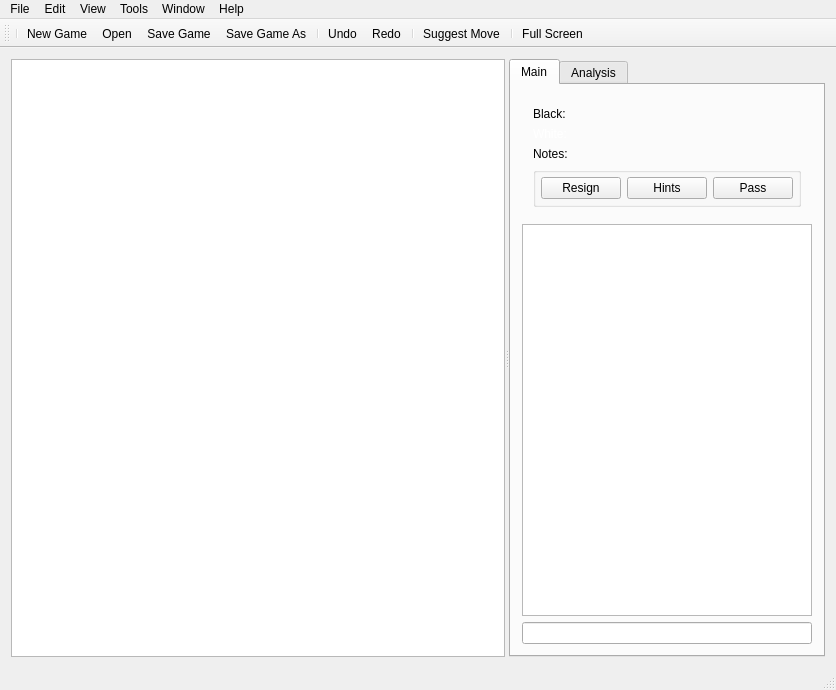
<?xml version="1.0" encoding="UTF-8"?>
<ui version="4.0">
 <class>MainWindow</class>
 <widget class="QMainWindow" name="MainWindow">
  <property name="geometry">
   <rect>
    <x>0</x>
    <y>0</y>
    <width>836</width>
    <height>690</height>
   </rect>
  </property>
  <property name="windowTitle">
   <string>GoGoGo</string>
  </property>
  <property name="windowIcon">
   <iconset resource="resources.qrc">
    <normaloff>:/home/g/prog/GoGoGo/images/Logo_32x32.png</normaloff>:/home/g/prog/GoGoGo/images/Logo_32x32.png</iconset>
  </property>
  <widget class="QWidget" name="centralWidget">
   <layout class="QHBoxLayout" name="horizontalLayout">
    <item>
     <widget class="QSplitter" name="splitter">
      <property name="enabled">
       <bool>true</bool>
      </property>
      <property name="sizePolicy">
       <sizepolicy hsizetype="Preferred" vsizetype="Preferred">
        <horstretch>0</horstretch>
        <verstretch>0</verstretch>
       </sizepolicy>
      </property>
      <property name="orientation">
       <enum>Qt::Horizontal</enum>
      </property>
      <widget class="GoBoard" name="gameBoard">
       <property name="sizePolicy">
        <sizepolicy hsizetype="Expanding" vsizetype="Expanding">
         <horstretch>2</horstretch>
         <verstretch>0</verstretch>
        </sizepolicy>
       </property>
       <property name="contextMenuPolicy">
        <enum>Qt::CustomContextMenu</enum>
       </property>
       <property name="verticalScrollBarPolicy">
        <enum>Qt::ScrollBarAlwaysOff</enum>
       </property>
       <property name="horizontalScrollBarPolicy">
        <enum>Qt::ScrollBarAlwaysOff</enum>
       </property>
       <property name="sizeAdjustPolicy">
        <enum>QAbstractScrollArea::AdjustToContents</enum>
       </property>
       <property name="renderHints">
        <set>QPainter::Antialiasing|QPainter::TextAntialiasing</set>
       </property>
       <property name="cacheMode">
        <set>QGraphicsView::CacheBackground</set>
       </property>
      </widget>
      <widget class="QTabWidget" name="tabWidget">
       <property name="currentIndex">
        <number>0</number>
       </property>
       <widget class="QWidget" name="tab_main">
        <attribute name="title">
         <string>Main</string>
        </attribute>
        <layout class="QVBoxLayout" name="verticalLayout_2">
         <item>
          <widget class="QWidget" name="widget" native="true">
           <property name="autoFillBackground">
            <bool>false</bool>
           </property>
           <layout class="QVBoxLayout" name="verticalLayout_3">
            <item>
             <widget class="QLabel" name="labelBlack">
              <property name="styleSheet">
               <string notr="true">#labelBlack { color: black;}</string>
              </property>
              <property name="text">
               <string>Black:</string>
              </property>
              <property name="scaledContents">
               <bool>false</bool>
              </property>
              <property name="alignment">
               <set>Qt::AlignLeading|Qt::AlignLeft|Qt::AlignTop</set>
              </property>
              <property name="wordWrap">
               <bool>true</bool>
              </property>
              <property name="margin">
               <number>2</number>
              </property>
             </widget>
            </item>
            <item>
             <widget class="QLabel" name="labelWhite">
              <property name="styleSheet">
               <string notr="true">#labelWhite { color: white;}</string>
              </property>
              <property name="text">
               <string>White:</string>
              </property>
              <property name="alignment">
               <set>Qt::AlignLeading|Qt::AlignLeft|Qt::AlignTop</set>
              </property>
              <property name="wordWrap">
               <bool>true</bool>
              </property>
              <property name="margin">
               <number>2</number>
              </property>
             </widget>
            </item>
            <item>
             <widget class="QLabel" name="labelNotes">
              <property name="text">
               <string>Notes:</string>
              </property>
             </widget>
            </item>
            <item>
             <widget class="QGroupBox" name="groupBox">
              <property name="title">
               <string/>
              </property>
              <layout class="QHBoxLayout" name="horizontalLayout_2">
               <property name="leftMargin">
                <number>5</number>
               </property>
               <property name="topMargin">
                <number>4</number>
               </property>
               <property name="rightMargin">
                <number>5</number>
               </property>
               <property name="bottomMargin">
                <number>5</number>
               </property>
               <item>
                <widget class="QPushButton" name="buttonResign">
                 <property name="text">
                  <string>Resign</string>
                 </property>
                </widget>
               </item>
               <item>
                <widget class="QPushButton" name="buttonHint">
                 <property name="text">
                  <string>Hints</string>
                 </property>
                 <property name="icon">
                  <iconset resource="resources.qrc">
                   <normaloff>:/images/games-hint.png</normaloff>
                   <normalon>:/images/games-hint-lit.png</normalon>:/images/games-hint.png</iconset>
                 </property>
                 <property name="checkable">
                  <bool>true</bool>
                 </property>
                </widget>
               </item>
               <item>
                <widget class="QPushButton" name="buttonPass">
                 <property name="text">
                  <string>Pass</string>
                 </property>
                </widget>
               </item>
              </layout>
             </widget>
            </item>
           </layout>
          </widget>
         </item>
         <item>
          <widget class="QPlainTextEdit" name="textHistory">
           <property name="readOnly">
            <bool>true</bool>
           </property>
          </widget>
         </item>
         <item>
          <widget class="QLineEdit" name="lineCommand"/>
         </item>
        </layout>
       </widget>
       <widget class="QWidget" name="tab_analysis">
        <attribute name="title">
         <string>Analysis</string>
        </attribute>
        <layout class="QVBoxLayout" name="verticalLayout">
         <item>
          <widget class="QTableWidget" name="tableWidget"/>
         </item>
        </layout>
       </widget>
      </widget>
     </widget>
    </item>
   </layout>
  </widget>
  <widget class="QMenuBar" name="menuBar">
   <property name="geometry">
    <rect>
     <x>0</x>
     <y>0</y>
     <width>836</width>
     <height>19</height>
    </rect>
   </property>
   <widget class="QMenu" name="menuFile">
    <property name="title">
     <string>File</string>
    </property>
    <addaction name="actionNew_Game"/>
    <addaction name="actionOpen"/>
    <addaction name="actionOpen_Recent"/>
    <addaction name="actionSave_Game"/>
    <addaction name="actionSave_Game_As"/>
    <addaction name="actionQuit"/>
   </widget>
   <widget class="QMenu" name="menuEdit">
    <property name="title">
     <string>Edit</string>
    </property>
    <addaction name="actionUndo"/>
    <addaction name="actionRedo"/>
    <addaction name="actionPreferences"/>
   </widget>
   <widget class="QMenu" name="menuTools">
    <property name="title">
     <string>Tools</string>
    </property>
    <addaction name="actionSuggest_Move"/>
    <addaction name="actionAutoplay"/>
   </widget>
   <widget class="QMenu" name="menuWindow">
    <property name="title">
     <string>Window</string>
    </property>
    <widget class="QMenu" name="menuViews">
     <property name="title">
      <string>Views</string>
     </property>
    </widget>
    <addaction name="actionFull_Screen"/>
    <addaction name="menuViews"/>
   </widget>
   <widget class="QMenu" name="menuHelp">
    <property name="title">
     <string>Help</string>
    </property>
    <addaction name="actionAbout"/>
   </widget>
   <widget class="QMenu" name="menuView">
    <property name="title">
     <string>View</string>
    </property>
    <addaction name="actionText_Interface"/>
    <addaction name="actionHistory"/>
    <addaction name="actionRight_Panel"/>
    <addaction name="actionToolbar"/>
   </widget>
   <addaction name="menuFile"/>
   <addaction name="menuEdit"/>
   <addaction name="menuView"/>
   <addaction name="menuTools"/>
   <addaction name="menuWindow"/>
   <addaction name="menuHelp"/>
  </widget>
  <widget class="QToolBar" name="mainToolBar">
   <attribute name="toolBarArea">
    <enum>TopToolBarArea</enum>
   </attribute>
   <attribute name="toolBarBreak">
    <bool>false</bool>
   </attribute>
   <addaction name="separator"/>
   <addaction name="actionNew_Game"/>
   <addaction name="actionOpen"/>
   <addaction name="actionSave_Game"/>
   <addaction name="actionSave_Game_As"/>
   <addaction name="separator"/>
   <addaction name="actionUndo"/>
   <addaction name="actionRedo"/>
   <addaction name="separator"/>
   <addaction name="actionSuggest_Move"/>
   <addaction name="separator"/>
   <addaction name="actionFull_Screen"/>
  </widget>
  <widget class="QStatusBar" name="statusBar"/>
  <action name="actionNew_Game">
   <property name="icon">
    <iconset resource="resources.qrc">
     <normaloff>:/images/document-new.png</normaloff>:/images/document-new.png</iconset>
   </property>
   <property name="text">
    <string>New Game</string>
   </property>
  </action>
  <action name="actionSave_Game">
   <property name="icon">
    <iconset resource="resources.qrc">
     <normaloff>:/images/document-save.png</normaloff>:/images/document-save.png</iconset>
   </property>
   <property name="text">
    <string>Save Game</string>
   </property>
  </action>
  <action name="actionSave_Game_As">
   <property name="icon">
    <iconset resource="resources.qrc">
     <normaloff>:/images/document-save-as.png</normaloff>:/images/document-save-as.png</iconset>
   </property>
   <property name="text">
    <string>Save Game As ...</string>
   </property>
  </action>
  <action name="actionOpen">
   <property name="icon">
    <iconset resource="resources.qrc">
     <normaloff>:/images/document-open.png</normaloff>:/images/document-open.png</iconset>
   </property>
   <property name="text">
    <string>Open</string>
   </property>
  </action>
  <action name="actionQuit">
   <property name="text">
    <string>Quit</string>
   </property>
  </action>
  <action name="actionOpen_Recent">
   <property name="icon">
    <iconset resource="resources.qrc">
     <normaloff>:/images/document-open-recent.png</normaloff>:/images/document-open-recent.png</iconset>
   </property>
   <property name="text">
    <string>Open Recent</string>
   </property>
  </action>
  <action name="actionUndo">
   <property name="icon">
    <iconset resource="resources.qrc">
     <normaloff>:/images/edit-undo.png</normaloff>:/images/edit-undo.png</iconset>
   </property>
   <property name="text">
    <string>Undo</string>
   </property>
  </action>
  <action name="actionRedo">
   <property name="icon">
    <iconset resource="resources.qrc">
     <normaloff>:/images/edit-redo.png</normaloff>:/images/edit-redo.png</iconset>
   </property>
   <property name="text">
    <string>Redo</string>
   </property>
  </action>
  <action name="actionPreferences">
   <property name="icon">
    <iconset resource="resources.qrc">
     <normaloff>:/images/document-properties.png</normaloff>:/images/document-properties.png</iconset>
   </property>
   <property name="text">
    <string>Preferences...</string>
   </property>
  </action>
  <action name="actionSuggest_Move">
   <property name="icon">
    <iconset resource="resources.qrc">
     <normaloff>:/images/games-hint.png</normaloff>:/images/games-hint.png</iconset>
   </property>
   <property name="text">
    <string>Suggest Move</string>
   </property>
  </action>
  <action name="actionFull_Screen">
   <property name="checkable">
    <bool>true</bool>
   </property>
   <property name="icon">
    <iconset resource="resources.qrc">
     <normaloff>:/images/view-fullscreen.png</normaloff>:/images/view-fullscreen.png</iconset>
   </property>
   <property name="text">
    <string>Full Screen</string>
   </property>
  </action>
  <action name="actionText_Interface">
   <property name="checkable">
    <bool>true</bool>
   </property>
   <property name="checked">
    <bool>true</bool>
   </property>
   <property name="text">
    <string>Command Line</string>
   </property>
  </action>
  <action name="actionHistory">
   <property name="checkable">
    <bool>true</bool>
   </property>
   <property name="checked">
    <bool>true</bool>
   </property>
   <property name="text">
    <string>History</string>
   </property>
  </action>
  <action name="actionToolbar">
   <property name="checkable">
    <bool>true</bool>
   </property>
   <property name="checked">
    <bool>true</bool>
   </property>
   <property name="text">
    <string>Toolbar</string>
   </property>
  </action>
  <action name="actionAbout">
   <property name="text">
    <string>About</string>
   </property>
  </action>
  <action name="actionAutoplay">
   <property name="checkable">
    <bool>true</bool>
   </property>
   <property name="text">
    <string>Autoplay</string>
   </property>
  </action>
  <action name="actionRight_Panel">
   <property name="checkable">
    <bool>true</bool>
   </property>
   <property name="checked">
    <bool>true</bool>
   </property>
   <property name="text">
    <string>Right Panel</string>
   </property>
  </action>
 </widget>
 <layoutdefault spacing="6" margin="11"/>
 <customwidgets>
  <customwidget>
   <class>GoBoard</class>
   <extends>QGraphicsView</extends>
   <header>goboard.h</header>
  </customwidget>
 </customwidgets>
 <resources>
  <include location="resources.qrc"/>
 </resources>
 <connections/>
</ui>
